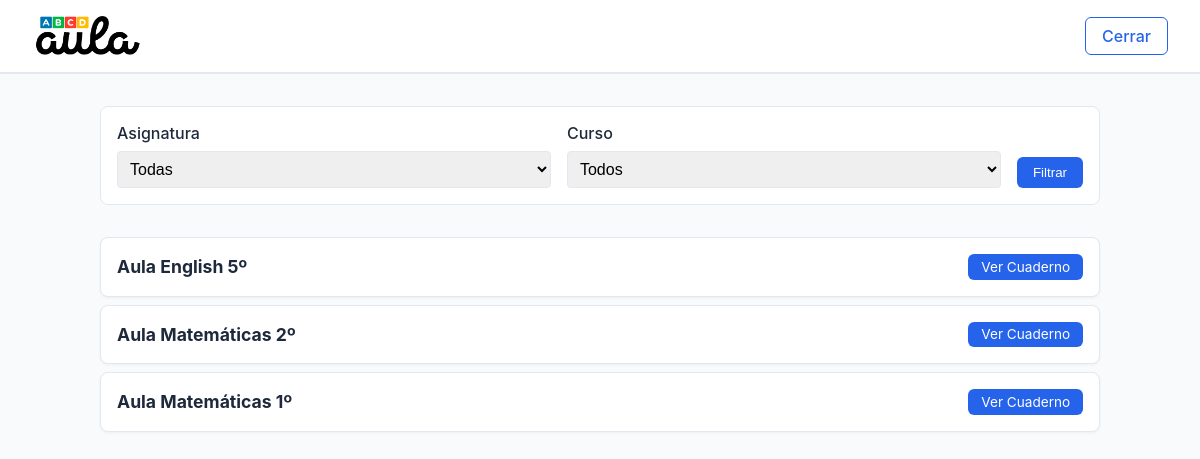
Before: / with the older database file.
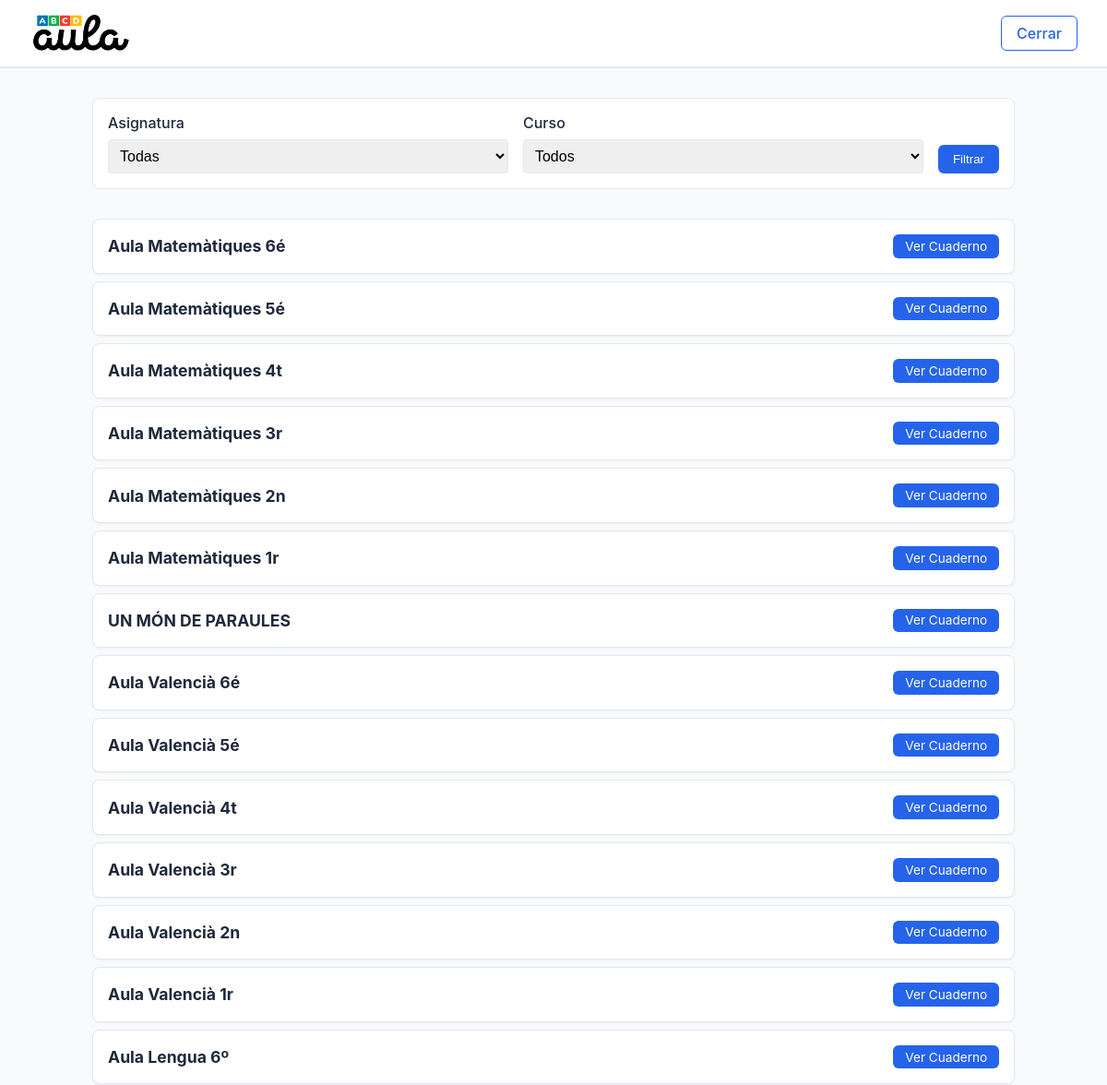
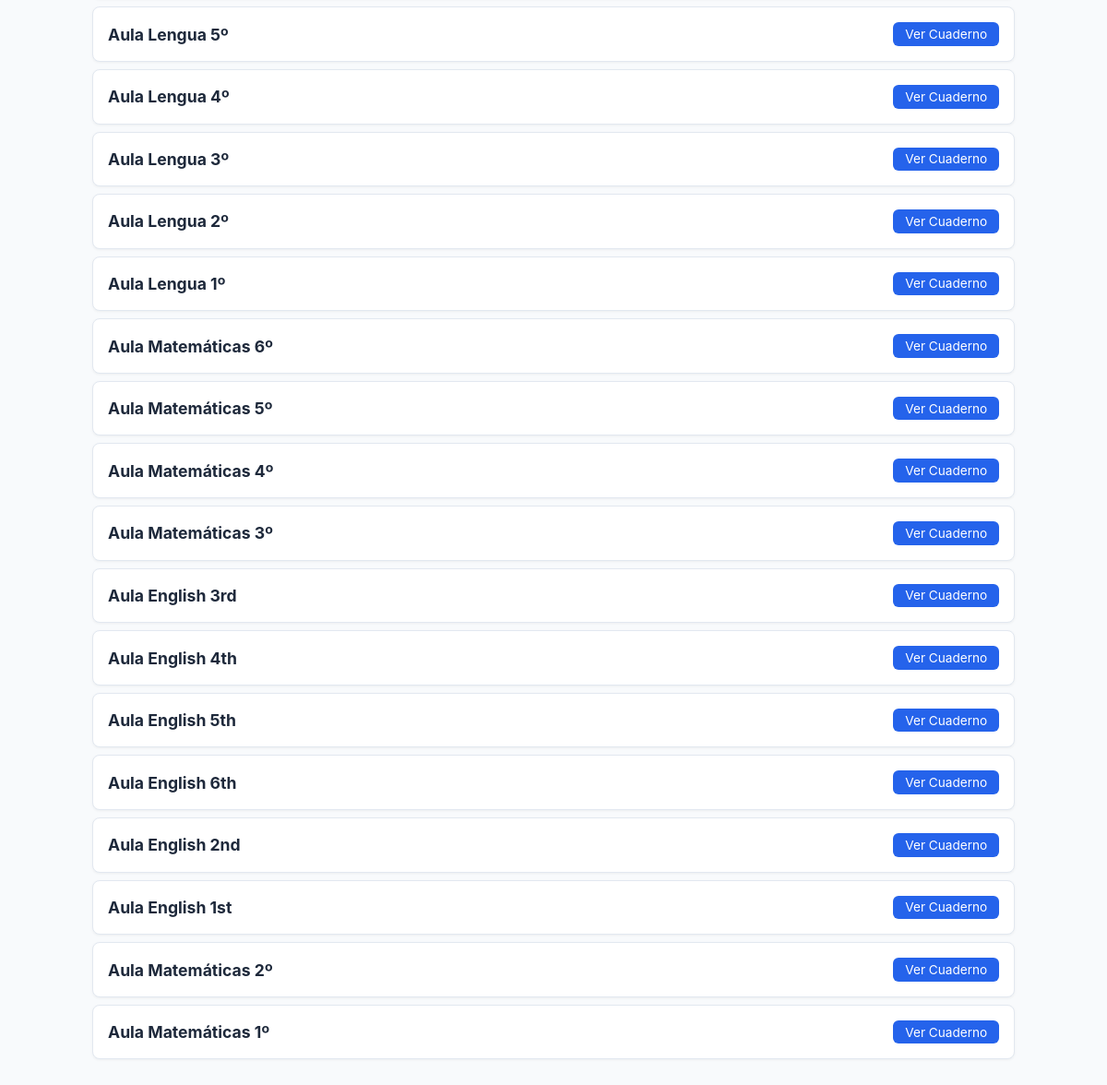
After: the same page with the newer database file (2 pictures, top to bottom).
### app/models.py (models this page shows)
class PDF(Base):
    __tablename__ = "pdfs"
    id = Column(Integer, primary_key=True, index=True)
    title = Column(String, index=True)
    filename = Column(String, unique=True)
    subject = Column(String, index=True) # Asignatura
    grade = Column(String, index=True)   # Curso
    uploaded_at = Column(DateTime, default=datetime.utcnow)
    access_codes = relationship("AccessCode", back_populates="pdf")

### app/routers/viewer.py (the view)
@router.get("/", response_class=HTMLResponse)
async def home(
    request: Request,
    subject: str = None,
    grade: str = None,
    db: Session = Depends(database.get_db)
):
    query = db.query(models.PDF)
    if subject and subject != "":
        query = query.filter(models.PDF.subject == subject)
    if grade and grade != "":
        query = query.filter(models.PDF.grade == grade)
    pdfs = query.order_by(models.PDF.uploaded_at.desc()).all()
    return templates.TemplateResponse("index.html", {
        "request": request,
        "pdfs": pdfs,
        "selected_subject": subject,
        "selected_grade": grade,
        "subjects": SUBJECTS,
        "grades": GRADES
    })

### templates/index.html (shortened to what this page needs)
{% extends "base.html" %}
{% block content %}
<form action="/" method="get" class="filter-bar">
    <div class="filter-item">
        <label>Asignatura</label>
        <select name="subject" onchange="this.form.submit()">
            <option value="">Todas</option>
        </select>
    </div>
    <div class="filter-item">
        <label>Curso</label>
        <select name="grade" onchange="this.form.submit()">
            <option value="">Todos</option>
        </select>
    </div>
    <div style="align-self: flex-end;">
        <button type="submit" class="btn">Filtrar</button>
    </div>
</form>
<div class="pdf-list">
    {% for pdf in pdfs %}
    <div class="card"
        style="display: flex; justify-content: space-between; align-items: center; padding: 1rem; margin-bottom: 0.5rem;">
        <div>
            <h3 style="margin: 0; font-size: 1.1rem;">{{ pdf.title }}</h3>
        </div>
        <a href="/pdf/{{ pdf.id }}" class="btn"
            style="padding: 0.3rem 0.8rem; font-size: 0.85rem; font-weight: 400;">Ver Cuaderno</a>
    </div>
    {% endfor %}
</div>
{% endblock %}

### templates/base.html (shortened to what this page needs)
<!DOCTYPE html>
<html lang="es">
<head>
</head>
<body>
    <nav class="navbar">
        <div style="display: flex; align-items: center; gap: 1rem;">
            <a href="/" class="logo" style="display: flex; align-items: center;">
                <img src="/static/images/logo_aula_abcd.png" alt="Aula PDF" style="height: 40px;">
            </a>
        </div>
        <div>
            {% if request.session.get("user_id") %}
            {% if not request.url.path.startswith('/admin') %}
            <a href="/admin" class="btn btn-outline" style="margin-right: 0.5rem">Admin</a>
            {% endif %}
            {% block navbar_extra %}{% endblock %}
            <a href="javascript:void(0);" onclick="closeApp()" class="btn btn-outline">Cerrar</a>
            {% else %}
            {% if request.url.path != '/login' and request.url.path != '/register' %}
            <a href="javascript:void(0);" onclick="closeApp()" class="btn btn-outline">Cerrar</a>
            {% endif %}
            {% endif %}
        </div>
    </nav>
    <div class="container">
        {% block content %}{% endblock %}
    </div>
</body>
</html>

### templates/base.html (style rules this page uses)
:root { --primary: #2563eb; --primary-dark: #1e40af; --bg-body: #f8fafc; --bg-card: #ffffff; --text-main: #1e293b; --text-muted: #64748b; --border: #e2e8f0; }
body { font-family: -apple-system, BlinkMacSystemFont, "Segoe UI", Roboto, Helvetica, Arial, sans-serif; margin: 0; padding: 0; background-color: var(--bg-body); color: var(--text-main); }
.navbar { background: var(--bg-card); border-bottom: 2px solid var(--border); padding: 1rem 2rem; display: flex; justify-content: space-between; align-items: center; position: relative; }
.logo { font-weight: 700; font-size: 1.5rem; color: var(--primary); text-decoration: none; }
.container { max-width: 1000px; margin: 2rem auto; padding: 0 1rem; }
.card { background: var(--bg-card); border: 1px solid var(--border); border-radius: 8px; padding: 1.5rem; margin-bottom: 1rem; box-shadow: 0 1px 3px rgba(0, 0, 0, 0.05); }
.btn { display: inline-block; background: var(--primary); color: white; padding: 0.5rem 1rem; border-radius: 6px; text-decoration: none; font-weight: 500; border: none; cursor: pointer; transition: background 0.2s; }
.btn-outline { background: transparent; border: 1px solid var(--primary); color: var(--primary); }
label { display: block; margin-bottom: 0.5rem; font-weight: 500; }
input, select { width: 100%; padding: 0.5rem; border: 1px solid var(--border); border-radius: 4px; font-size: 1rem; }
.filter-bar { background: var(--bg-card); padding: 1rem; border-radius: 8px; margin-bottom: 2rem; display: flex; gap: 1rem; align-items: end; border: 1px solid var(--border); }
.filter-item { flex: 1; }

Changed rows visible on the page:
removed PDF: title "Aula English 5º"
added PDF: title "Aula Matemàtiques 6é"
added PDF: title "Aula Matemàtiques 5é"
added PDF: title "Aula Matemàtiques 4t"
added PDF: title "Aula Matemàtiques 3r"
added PDF: title "Aula Matemàtiques 2n"
added PDF: title "Aula Matemàtiques 1r"
added PDF: title "UN MÓN DE PARAULES"
added PDF: title "Aula Valencià 6é"
added PDF: title "Aula Valencià 5é"
added PDF: title "Aula Valencià 4t"
added PDF: title "Aula Valencià 3r"
added PDF: title "Aula Valencià 2n"
added PDF: title "Aula Valencià 1r"
added PDF: title "Aula Lengua 6º"
added PDF: title "Aula Lengua 5º"
added PDF: title "Aula Lengua 4º"
added PDF: title "Aula Lengua 3º"
added PDF: title "Aula Lengua 2º"
added PDF: title "Aula Lengua 1º"
added PDF: title "Aula Matemáticas 6º"
added PDF: title "Aula Matemáticas 5º"
added PDF: title "Aula Matemáticas 4º"
added PDF: title "Aula Matemáticas 3º"
added PDF: title "Aula English 3rd"
added PDF: title "Aula English 4th"
added PDF: title "Aula English 5th"
added PDF: title "Aula English 6th"
added PDF: title "Aula English 2nd"
added PDF: title "Aula English 1st"
